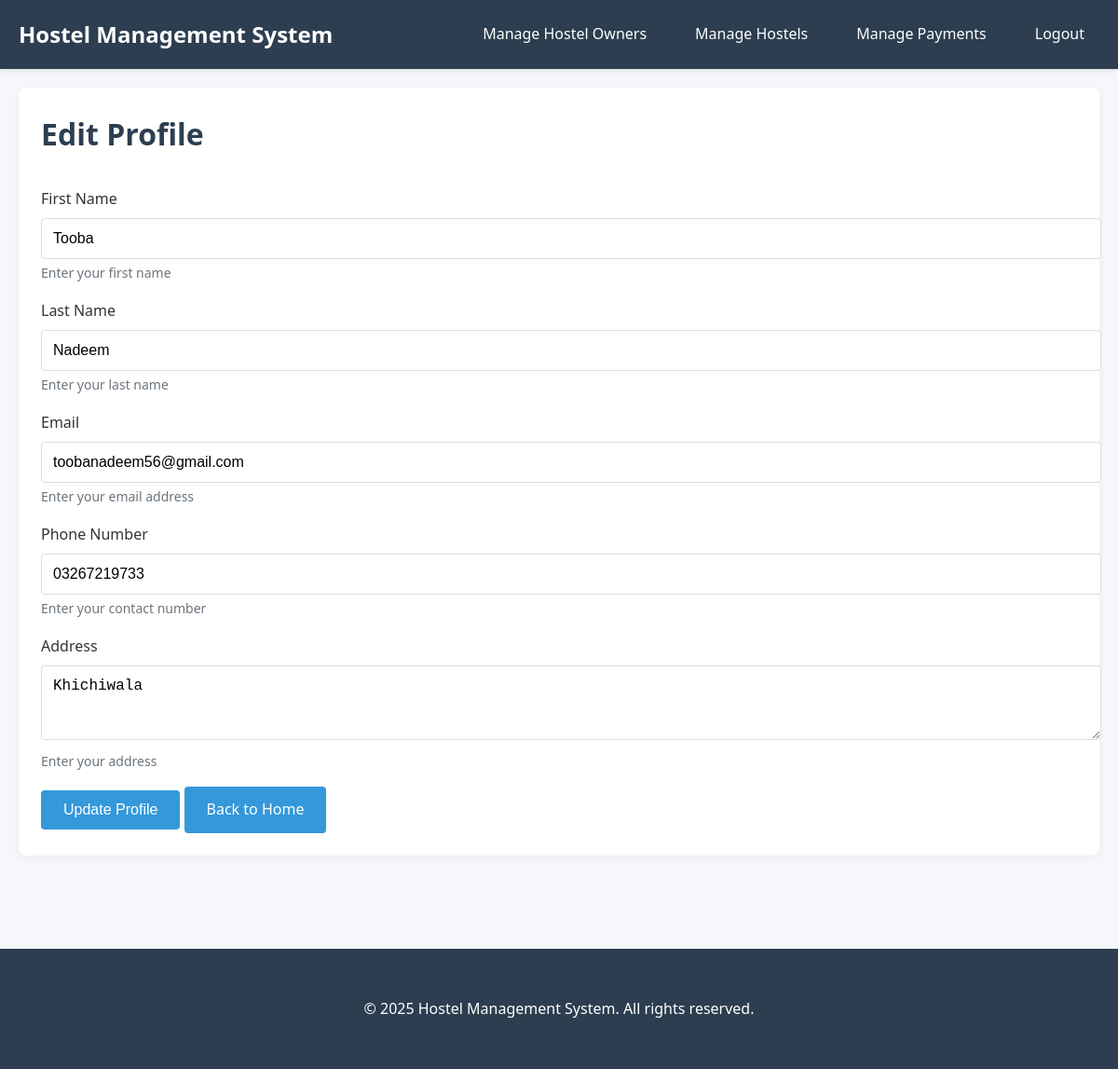
/edit_profile/ (signed in), run on the app's committed database.
### members/models.py (models this page shows, shortened)
class HostelOwner(AbstractUser):
    name = models.CharField(max_length=100, blank=True, null=True)
    phone_number = models.CharField(max_length=15, blank=True, null=True)
    address = models.TextField(blank=True, null=True)
    is_active = models.BooleanField(default=True)
    created_at = models.DateTimeField(auto_now_add=True)
    updated_at = models.DateTimeField(auto_now=True)
    groups = models.ManyToManyField(
        Group,
        related_name='hostelowner_set',
        blank=True,
        help_text='The groups this user belongs to.',
        verbose_name='groups',
    )
    user_permissions = models.ManyToManyField(
        Permission,
        related_name='hostelowner_set',
        blank=True,
        help_text='Specific permissions for this user.',
        verbose_name='user permissions',
    )

### members/views.py (the view, shortened to what this page needs)
# urls.py: path('edit_profile/', edit_profile, name='edit_profile'),
@login_required
def edit_profile(request):
    return render(request, 'edit_profile.html')

### members/templates/edit_profile.html (shortened to what this page needs)
{% extends 'base.html' %}
{% block content %}
<div class="section-container">
    <div class="section-header">
        <h2>Edit Profile</h2>
    </div>
    <form method="POST" action="{% url 'edit_profile' %}">
        <div class="form-group">
            <label for="firstName">First Name</label>
            <input type="text" id="firstName" name="first_name" value="{{ request.user.first_name }}" class="form-control" required>
            <small class="form-text">Enter your first name</small>
        </div>
        <div class="form-group">
            <label for="lastName">Last Name</label>
            <input type="text" id="lastName" name="last_name" value="{{ request.user.last_name }}" class="form-control" required>
            <small class="form-text">Enter your last name</small>
        </div>
        <div class="form-group">
            <label for="email">Email</label>
            <input type="email" id="email" name="email" value="{{ request.user.email }}" class="form-control" required>
            <small class="form-text">Enter your email address</small>
        </div>
        <div class="form-group">
            <label for="phoneNumber">Phone Number</label>
            <input type="text" id="phoneNumber" name="phone_number" value="{{ request.user.phone_number }}" class="form-control">
            <small class="form-text">Enter your contact number</small>
        </div>
        <div class="form-group">
            <label for="address">Address</label>
            <textarea id="address" name="address" rows="3" class="form-control">{{ request.user.address }}</textarea>
            <small class="form-text">Enter your address</small>
        </div>
        <div class="form-actions">
            <button type="submit" class="btn">Update Profile</button>
            <a href="{% url 'home' %}" class="btn btn-secondary">Back to Home</a>
        </div>
    </form>
</div>
{% endblock %}

### members/static/css/enhanced_style.css (style rules this page uses)
body { font-family: 'Segoe UI', Tahoma, Geneva, Verdana, sans-serif; line-height: 1.6; color: #333; background-color: #f5f7fa; margin: 0; padding: 0; }
h1, h2, h3, h4, h5, h6 { margin-top: 0; margin-bottom: 1rem; font-weight: 600; color: #2c3e50; }
h2 { font-size: 2rem; border-bottom: 2px solid #eaeaea; padding-bottom: 0.5rem; margin-bottom: 1.5rem; }
.form-group { margin-bottom: 1rem; }
label { display: block; margin-bottom: 0.5rem; font-weight: 500; }
input[type="text"], input[type="email"], input[type="password"], input[type="number"], input[type="date"], select, textarea { width: 100%; padding: 0.75rem; border: 1px solid #ddd; border-radius: 4px; font-size: 1rem; transition: border-color 0.3s; }
.btn { display: inline-block; background-color: #3498db; color: white; padding: 0.75rem 1.5rem; border: none; border-radius: 4px; font-size: 1rem; cursor: pointer; text-decoration: none; transition: background-color 0.3s; }
.section-container { background-color: white; border-radius: 8px; padding: 1.5rem; margin-bottom: 2rem; box-shadow: 0 2px 10px rgba(0, 0, 0, 0.05); }
.section-header { display: flex; justify-content: space-between; align-items: center; margin-bottom: 1.5rem; }
.section-header h2 { margin-bottom: 0; border-bottom: none; }
.form-group small { display: block; margin-top: 0.25rem; font-size: 0.875rem; color: #6c757d; }

### data on the page
HostelOwner: first_name "Tooba", last_name "Nadeem", email "toobanadeem56@gmail.com", phone_number "03267219733", address "Khichiwala"
